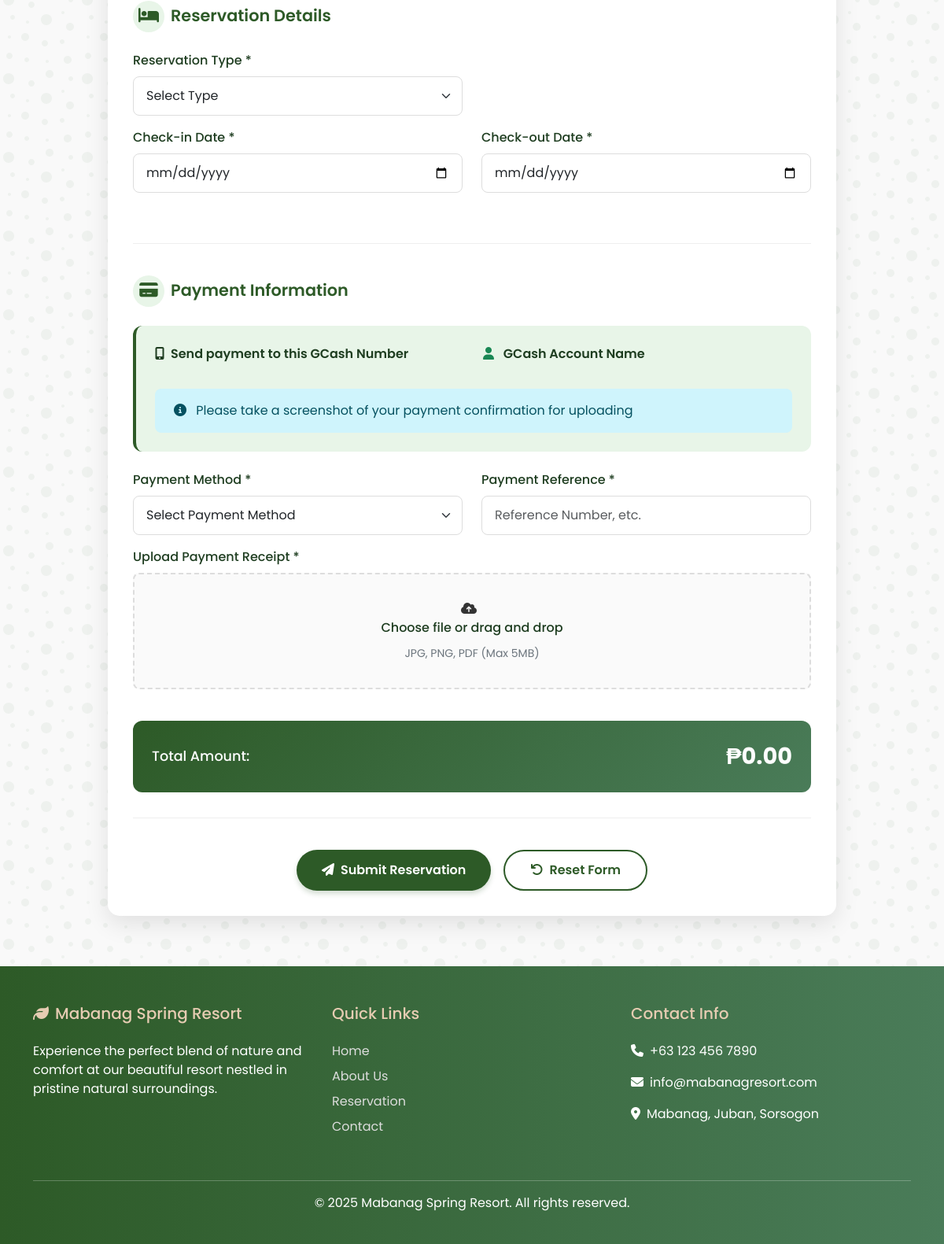
The app's page /guest_reservation.php (lower part), older data.
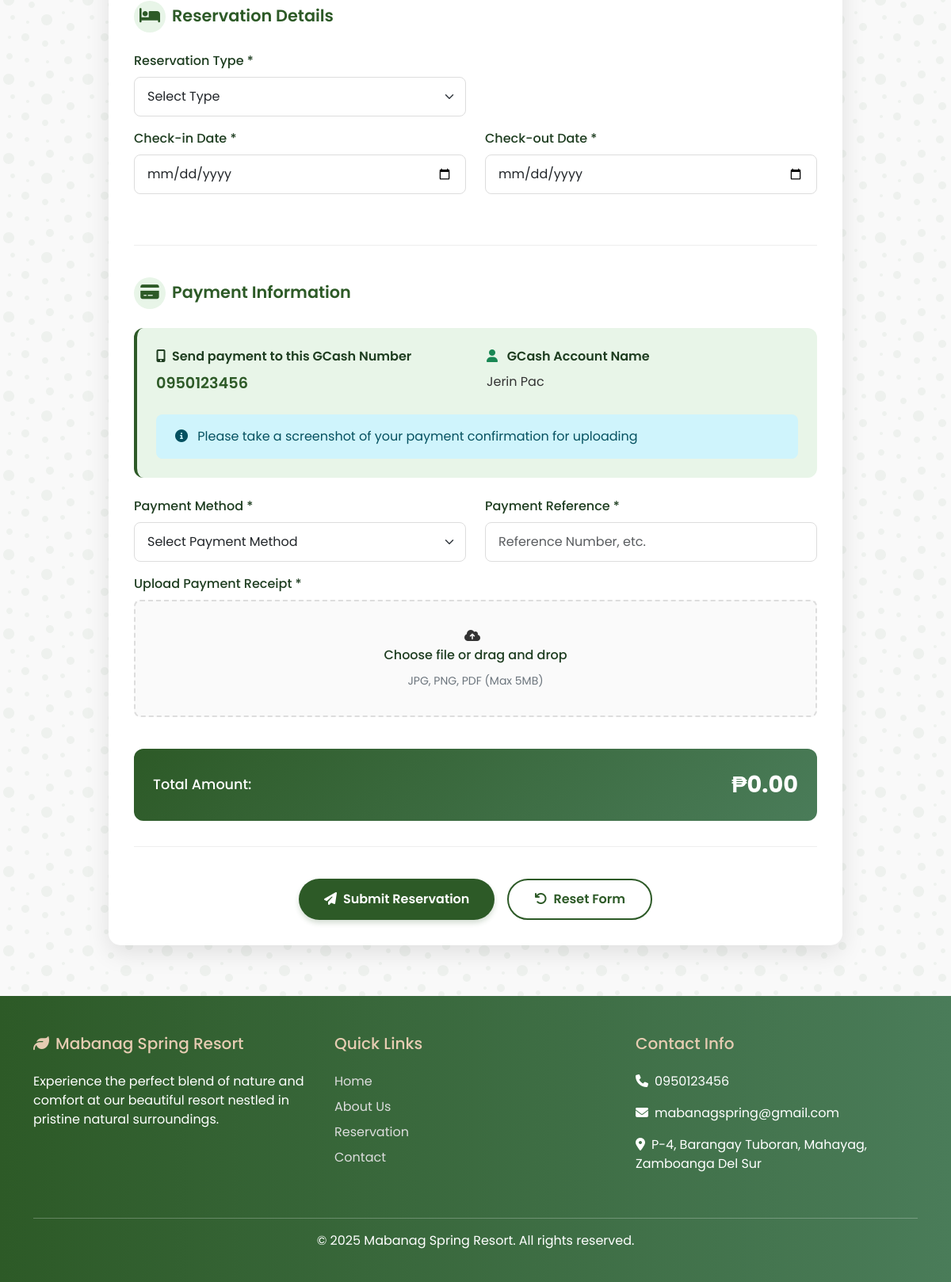
The same page, newer data.
### tables this page shows
CREATE TABLE `owners_info` (
  `info_id` int(11) NOT NULL,
  `gcash_number` varchar(50) NOT NULL,
  `gcash_name` varchar(100) NOT NULL,
  `email_address` varchar(255) NOT NULL,
  `phone_number` varchar(50) NOT NULL,
  `address` varchar(255) NOT NULL,
  `facebook_account` varchar(255) NOT NULL
);

### guest_reservation.php (the view, shortened to what the changed rows need)
<!DOCTYPE html>
<?php
    require 'admin/connect.php';
?>
<!doctype html>
<html lang="en">
<head>
    <link href="https://cdn.jsdelivr.net/npm/bootstrap@5.3.8/dist/css/bootstrap.min.css" rel="stylesheet"
>
    <link rel="stylesheet" href="https://cdnjs.cloudflare.com/ajax/libs/font-awesome/6.4.0/css/all.min.css">
    <link href="https://unpkg.com/aos@2.3.1/dist/aos.css" rel="stylesheet">
</head>
<body>
    <div class="reservation-section leaf-pattern">
        <div class="container">
            <div class="row justify-content-center">
                <div class="col-lg-10">
                    <div class="reservation-card" data-aos="fade-up" data-aos-delay="200">
                        <form method="POST" class="reservation-form" enctype="multipart/form-data">
                            <div class="form-section">
                                <?php
                                    $sql  = mysqli_query($conn, " SELECT * FROM `owners_info` WHERE `info_id` = 1");
                                    $info = mysqli_fetch_assoc($sql);
                                ?>
                                <div class="gcash-info mb-4">
                                    <div class="row">
                                        <div class="col-md-6 mb-3">
                                            <label class="form-label fw-semibold text-resort-primary">
                                                <i class="fas fa-mobile-alt me-2"></i>Send payment to this GCash Number
                                            </label>
                                            <p class="gcash-number mb-0"><?php echo $info['gcash_number'] ?></p>
                                        </div>
                                        <div class="col-md-6 mb-3">
                                            <label class="form-label fw-semibold">
                                                <i class="fas fa-user me-2 text-success"></i> GCash Account Name
                                            </label>
                                            <p class="mb-0"><?php echo $info['gcash_name'] ?></p>
                                        </div>
                                    </div>
                                </div>
                            </div>
                        </form>
                    </div>
                </div>
            </div>
        </div>
    </div>
    <footer class="footer">
        <div class="container">
            <div class="row">
                <div class="col-lg-4 mb-4">
                    <h5>Contact Info</h5>
                    <p><i class="fas fa-phone me-2"></i><?php echo $info['phone_number'] ?? '+63 123 456 7890'; ?></p>
                    <p><i class="fas fa-envelope me-2"></i><?php echo $info['email_address'] ?? 'info@mabanagresort.com'; ?></p>
                    <p><i class="fas fa-map-marker-alt me-2"></i><?php echo $info['address'] ?? 'Mabanag, Juban, Sorsogon'; ?></p>
                </div>
            </div>
        </div>
    </footer>
</body>
</html>

Row changes from the older to the newer data that the page shows:
added owners_info: gcash_number "0950123456", gcash_name "Jerin Pac", phone_number "0950123456", email_address "mabanagspring@gmail.com", address "P-4, Barangay Tuboran, Mahayag, Zamboanga Del Sur"
Text that changed along with them:
$info['phone_number']: "+63 123 456 7890" → (not shown)
$info['email_address']: "info@mabanagresort.com" → (not shown)
$info['address']: "Mabanag, Juban, Sorsogon" → (not shown)
